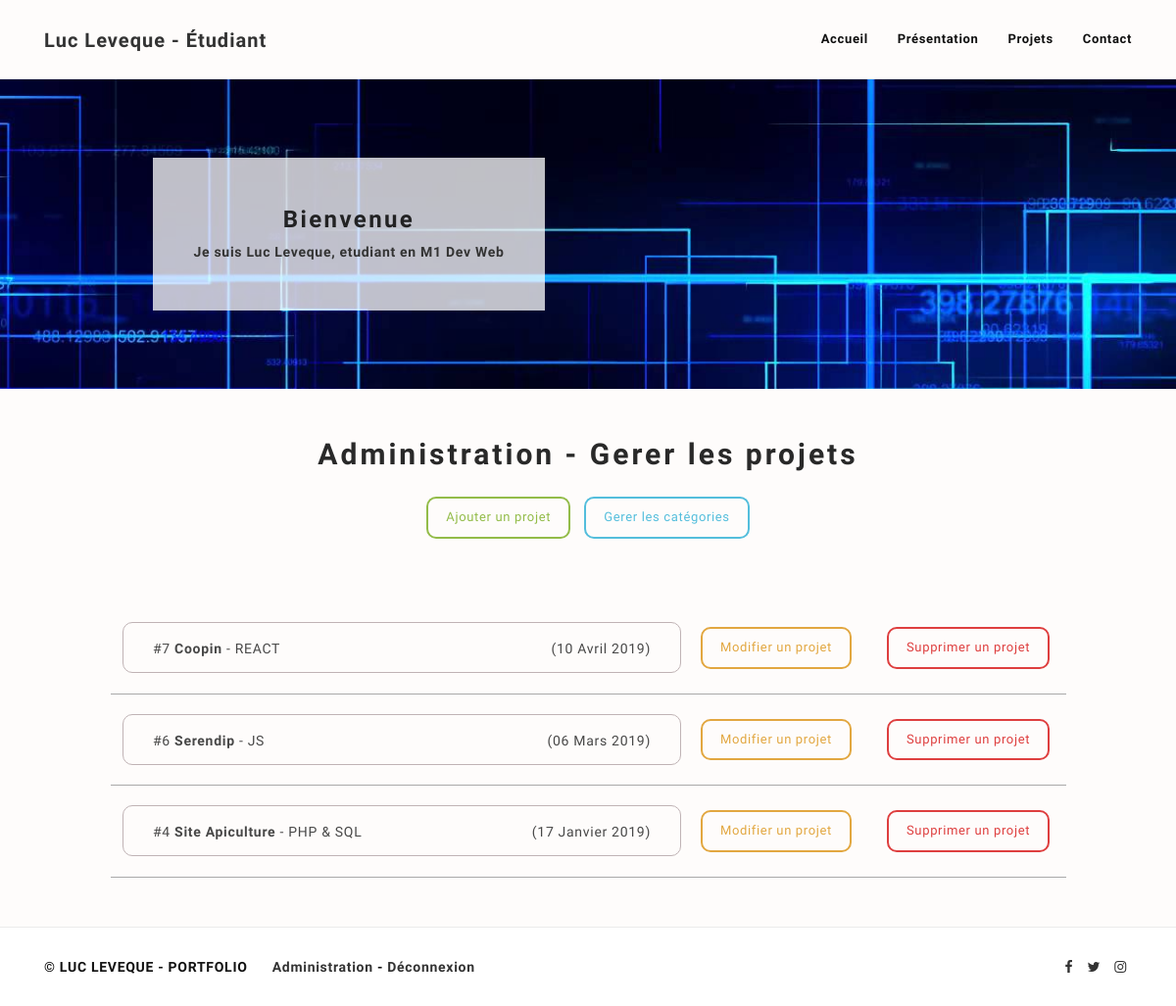
Before: /index.php?page=projet (signed in) with the older database file.
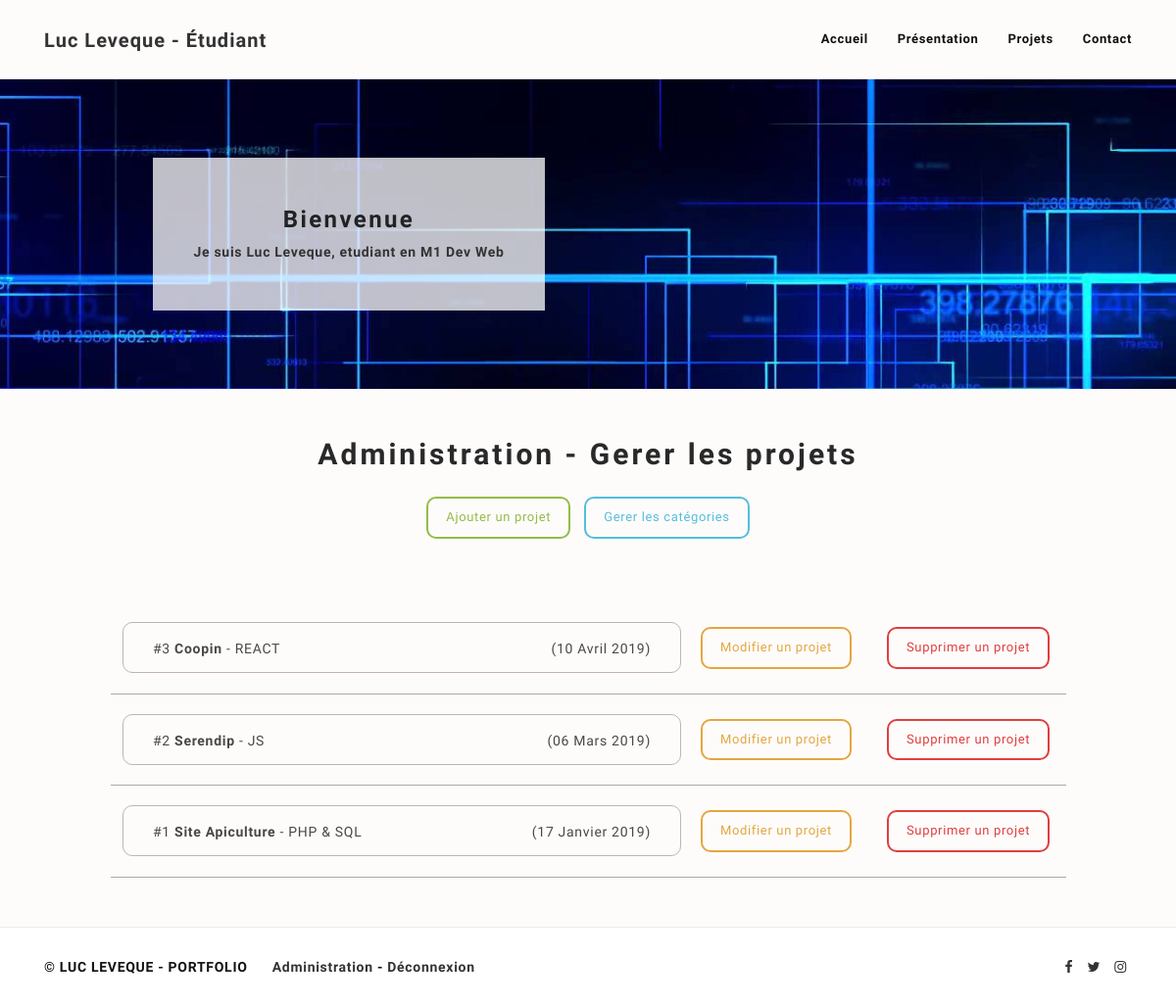
After: the same page with the newer database file.
### tables this page shows
CREATE TABLE IF NOT EXISTS `description` (
  `id` int(11) NOT NULL AUTO_INCREMENT,
  `hello_title_1` varchar(255) NOT NULL,
  `hello_title_2` varchar(255) NOT NULL,
  `about` longtext NOT NULL,
  `competence1` varchar(255) NOT NULL,
  `competence2` varchar(255) NOT NULL,
  `competence3` varchar(255) NOT NULL,
  `competence4` varchar(255) NOT NULL,
  `level1` int(11) NOT NULL,
  `level2` int(11) NOT NULL,
  `level3` int(11) NOT NULL,
  `level4` int(11) NOT NULL,
  `ligne_code` int(11) NOT NULL,
  `heure_travail` int(11) NOT NULL,
  PRIMARY KEY (`id`)
);

CREATE TABLE IF NOT EXISTS `projet` (
  `id_p` smallint(5) UNSIGNED NOT NULL AUTO_INCREMENT,
  `titre` varchar(50) DEFAULT NULL,
  `description` text,
  `date_deb` date DEFAULT NULL,
  `duree` int(11) DEFAULT NULL,
  `id_cat` smallint(5) UNSIGNED NOT NULL,
  `id_u` smallint(5) UNSIGNED NOT NULL,
  `theme` varchar(255) NOT NULL,
  `type` varchar(255) NOT NULL,
  PRIMARY KEY (`id_p`),
  KEY `id_cat` (`id_cat`),
  KEY `id_u` (`id_u`)
);

CREATE TABLE IF NOT EXISTS `categorie` (
  `id_cat` smallint(5) UNSIGNED NOT NULL AUTO_INCREMENT,
  `titre` varchar(50) DEFAULT NULL,
  `description` text,
  PRIMARY KEY (`id_cat`)
);

### src/Controller/projet.php (called while the page is built)
<?php require "src/View/projet.php"; ?>

### index.php (called while the page is built)
<?php
if (!isset($_GET['page']) || $_GET['page'] == "")
{
    $page = "Accueil";
}
else
{
    if (!file_exists("src/Controller/" . $_GET['page'] . ".php"))
    {
        $page = "404";
    }
    else
    {
        $page = $_GET['page'];
    }
}
require('includes/config.php');
require "src/Controller/" . $page . ".php";
?>

### includes/config.php (called while the page is built, shortened)
<?php
$dbname = "portfolioydays";
try {
    $bdd = new PDO('mysql:host=localhost;dbname=' . $dbname,'root','');
} catch (Exception $e) {
    Echo "Erreur de connexion à la BDD !";
    die();
}
$infos = "SELECT * FROM description";
$infos = $bdd->query($infos);
$infos = $infos->fetch();
?>

### src/View/projet.php (the view, shortened to what this page needs)
<?php require('includes/header.php'); ?>
<?php
$req = "SELECT * FROM projet ORDER BY id_p DESC";
$req = $bdd->query($req);
?>
    <div id="page-content" class="container">
        <center><h2>Administration - Gerer les projets</h2></center>
        <div class="row">
            <center>
                <a href="index.php?page=AjouterProjet" class="btn btn-success">Ajouter un projet</a>
                <a href="index.php?page=categorie" class="btn btn-info">Gerer les catégories</a>
            </center>
        </div>
        <br><br><br>
        <?php
        while($res = $req->fetch()){
            $mois_fr = Array("", "Janvier", "Février", "Mars", "Avril", "Mai", "Juin", "Juillet", "Août",
                "Septembre", "Octobre", "Novembre", "Décembre");
            $date = date("w/d/n/Y/G/i", strtotime($res['date_deb']));
            list($nom_jour, $jour, $mois, $annee, $heure, $minutes) = explode('/', $date);
            $date_fr = $jour . ' ' . $mois_fr[$mois] . ' ' . $annee;
            $categorie = "SELECT * FROM categorie WHERE id_cat = " . $res['id_cat'];
            $categorie = $bdd->query($categorie);
            $categorie = $categorie->fetch();
            $categorie_titre = $categorie['titre'];
            ?>
            <div class="row">
                <br>
                <div class="col-sm-12">
                    <div class="col-sm-1"></div>
                    <div class="col-sm-6 projet_title_admin">
                        <div class="col-sm-8">#<?= $res['id_p'] ?> <b><?= $res['titre'] ?></b> - <?= $categorie_titre ?></div>
                        <div class="col-sm-4 text-right"><?= ' (' . $date_fr . ')' ?></div>
                    </div>
                    <div class="col-sm-2"><button type="button" class="btn btn-warning" onclick="updatePost(<?= $res['id_p']?>)">Modifier un projet</button></div>
                    <div class="col-sm-2"><button type="button" class="btn btn-danger" onclick="deletePost(<?= $res['id_p']?>)">Supprimer un projet</button></div>
                </div>
                <div class="col-sm-1"></div>
                <div class="col-sm-10 border-c">&nbsp;</div>
            </div>
        <?php } ?>
    </div>
<?php require('includes/footer.php'); ?>
    </body>
    </html><?php

### includes/header.php (shortened to what this page needs)
<!DOCTYPE html>
<html lang="en">
<head>
    <link href="css/bootstrap.min.css" rel="stylesheet">
    <link href="css/style.css" rel="stylesheet">
    <link href="css/animate.css" rel="stylesheet">
    <link href="css/magnific-popup.css" rel="stylesheet">
    <link href="css/font-awesome.min.css" rel="stylesheet" type="text/css">
    <link href='fonts/FontAwesome.otf' rel='stylesheet' type='text/css'>
    <link rel="stylesheet" href="css/linear-icons.css">
</head>
<body>
<header>
    <nav class="navbar navbar-default">
        <div class="container">
            <div class="navbar-header">
                <a class="navbar-brand" href="index.php?page=accueil">Luc Leveque - Étudiant</a>
            </div>
            <div class="navbar-collapse collapse">
                <ul class="nav navbar-nav">
                    <li><a href="index.php?page=Accueil"><span>Accueil</span></a></li>
                    <li><a href="index.php?page=Presentation"><span>Présentation</span></a></li>
                    <li><a href="index.php?page=Projets"><span>Projets</span></a></li>
                    <li><a href="index.php?page=Contact"><span>Contact</span></a></li>
                </ul>
            </div>
        </div>
    </nav>
    <div id="header-banner">
        <div class="banner-content single-page text-center">
            <div class="banner-info">
                <h1><?= $infos['hello_title_1'] ?></h1>
                <p><strong><?= $infos['hello_title_2'] ?></strong></p>
            </div>
        </div>
    </div>
</header>

### includes/footer.php (shortened to what this page needs)
<?php
if($_SESSION['connecte']){
    $admin = '&nbsp; &nbsp; &nbsp; <b><a href="index.php?page=projet">Administration</a></b> - <b><a href="index.php?page=logout">Déconnexion</a></b>';
}else{
    $admin = '&nbsp; &nbsp; &nbsp; <b><a href="index.php?page=login">Connexion</a>';
}
?>
<footer>
    <div class="container">
        <p class="footer-info">© LUC LEVEQUE - PORTFOLIO<?= $admin ?>
            <span class="social pull-right">
                <a href="#x"><i class="fa fa-facebook"></i></a>
                <a href="#x"><i class="fa fa-twitter"></i></a>
                <a href="#x"><i class="fa fa-instagram"></i></a>
            </span>
        </p>
    </div>
</footer>

### css/style.css (style rules this page uses)
body { color: #242424d5; background: #fdf9f669; font-family: "Raleway", sans-serif; font-weight: 400; font-size: 14px; line-height: 20px; letter-spacing: 0.05em; }
html, body { height: 100%; margin: 0; }
h1, h2, h3, h4, h5, h6 { color: #0c0c0ce1; font-family: "Raleway", sans-serif; font-weight: 800; letter-spacing: 0.1em; margin-top: 0; }
h1 { font-size: 36px; margin-bottom: 24px; }
h2 { font-size: 30px; margin-bottom: 22px; }
a { color: #333; -moz-transition: 0.3s ease-in-out; -o-transition: 0.3s ease-in-out; -webkit-transition: 0.3s ease-in-out; -ms-transition: 0.3s ease-in-out; transition: 0.3s ease-in-out; letter-spacing: 0.05em; font-weight: 700; outline: 0 !important; }
p { font-family: "Raleway", sans-serif; font-weight: 400; font-size: 14px; line-height: 20px; color: #333; letter-spacing: 0.05em; margin-bottom: 10px; }
ul { list-style: none; padding: 0; }
ul, ol { padding-left: 16px; margin-top: 0; margin-bottom: 20px; }
li { color: #333; font-size: 14px; line-height: 20px; letter-spacing: 0.05em; }
strong { font-weight: 700; }
.text-center { text-align: center; }
.text-right { text-align: right; }
.row { margin-right: 0; margin-left: 0; }
.fa { display: initial !important; }
.btn { font-weight: 400; font-size: 13px; letter-spacing: 0.05em; -moz-transition: all 0.3s ease-in-out; -o-transition: all 0.3s ease-in-out; -webkit-transition: all 0.3s ease-in-out; -ms-transition: all 0.3s ease-in-out; transition: all 0.3s ease-in-out; border-radius: 0; padding: 10px 18px; margin: 5px; }
a.btn { white-space: nowrap; }
.btn-success, .btn-success:active, .btn-success:focus { color: #93bc49; border: 2px solid #93bc49; background: transparent; }
.btn-info, .btn-info:active, .btn-info:focus { color: #54bedc; border: 2px solid #54bedc; background: transparent; }
.btn-warning, .btn-warning:active, .btn-warning:focus { color: #e2a740; border: 2px solid #e2a740; background: transparent; }
.btn-danger, .btn-danger:active, .btn-danger:focus { color: #de3f3f; border: 2px solid #de3f3f; background: transparent; }
.navbar { border: 0; border-radius: 0 !important; margin-bottom: 0; }
.navbar-nav { padding-left: 15px; padding-right: 0; }
.navbar-nav > li > a { line-height: 80px; padding: 0 15px !important; }
.container > .navbar-header { margin-right: 0; margin-left: 0; }
.navbar-default .navbar-brand { color: #333; font-size: 20px; font-weight: 700; height: auto; line-height: 20px; margin-top: 11px; padding: 20px 15px; }
.navbar-collapse { text-align: center; padding-right: 0; }
.navbar-default { background-color: transparent; border: none !important; border-bottom: 1px solid #ebebeb !important; }
.navbar-default .navbar-nav > li > a { color: #111111; font-size: 13px; font-weight: 700; }
#header-banner { background-color: #ebebeb; background-image: url('../images/banniere.jpg'); background-size: cover; }
.banner-content { padding: 170px 0; }
.banner-content.single-page { padding: 80px 0; }
.banner-info { background: rgba(255, 255, 255, 0.75); width: 400px; margin: 0 auto; padding: 50px 0; margin-left: 13vw; }
.banner-info h1 { font-size: 24px; margin-bottom: 10px; }
.banner-info p { margin-bottom: 0; }
#page-content { padding: 50px 0; }
.social i { margin: 0 5px; }
footer { background: white; border-top: 1px solid #ebebeb; padding: 30px 0; }
.footer-info { padding: 0 15px; }
footer p { color: #111111; font-size: 14px; font-weight: 700; margin-bottom: 0; }
footer .social a { font-size: 14px; }
@media only screen and (min-width: 768px) { .navbar-nav { float: right; } }
@media only screen and (min-width: 768px) { .navbar-nav > li > a { padding-top: 20px; padding-bottom: 20px; } }
@media only screen and (min-width: 768px) { .navbar > .container .navbar-brand, .navbar > .container-fluid .navbar-brand { margin-left: 0; } }
.btn { border-radius: 10px; }
.projet_title_admin { border: 1px solid #c0b3b5; border-radius: 10px; height: 52px; line-height: 52px; }
.border-c { border-bottom: 1px solid #a9a9a9; }

Changed rows visible on the page:
removed projet: id_p "7", titre "Coopin", id_cat.titre "REACT", date_fr "10 Avril 2019"
removed projet: id_p "6", titre "Serendip", id_cat.titre "JS", date_fr "06 Mars 2019"
removed projet: id_p "4", titre "Site Apiculture", id_cat.titre "PHP & SQL", date_fr "17 Janvier 2019"
added projet: id_p "3", titre "Coopin", id_cat.titre "REACT", date_fr "10 Avril 2019"
added projet: id_p "2", titre "Serendip", id_cat.titre "JS", date_fr "06 Mars 2019"
added projet: id_p "1", titre "Site Apiculture", id_cat.titre "PHP & SQL", date_fr "17 Janvier 2019"
